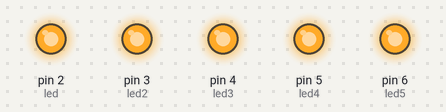
The sketch below on a simulated Arduino Uno, built with avr-gcc and run on an emulated ATmega328P. On the bench: output pins drawn as LEDs (lit = HIGH).

Above: at 1.0 s.
At 3.0 s:
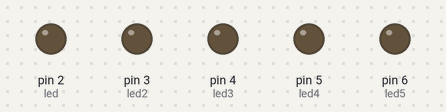
Timing chart, 0 to 5.2 s (numbered marks = the images above):
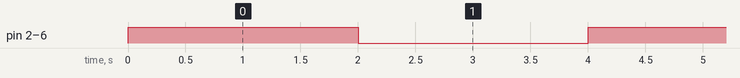

Measured:
- by itself, pin 2 (led), pin 3 (led2), pin 4 (led3), pin 5 (led4), pin 6 (led5): alternates HIGH for 2.0 s and LOW for 2.0 s

The sketch:

codigo.ino
```cpp
const int led = 2;
const int led2 = 3;
const int led3 = 4;
const int led4 = 5;
const int led5 = 6;

void setup()
{
  pinMode(led, OUTPUT);
  pinMode(led2, OUTPUT);
  pinMode(led3, OUTPUT);
  pinMode(led4, OUTPUT);
  pinMode(led5, OUTPUT);

}

void loop()
{
  digitalWrite(led, HIGH);
  digitalWrite(led2, HIGH);
  digitalWrite(led3, HIGH);
  digitalWrite(led4, HIGH);
  digitalWrite(led5, HIGH);

  delay(2000);
  digitalWrite(led, LOW);
  digitalWrite(led2, LOW);
  digitalWrite(led3, LOW);
  digitalWrite(led4, LOW);
  digitalWrite(led5, LOW);

  delay(2000);
}
```
